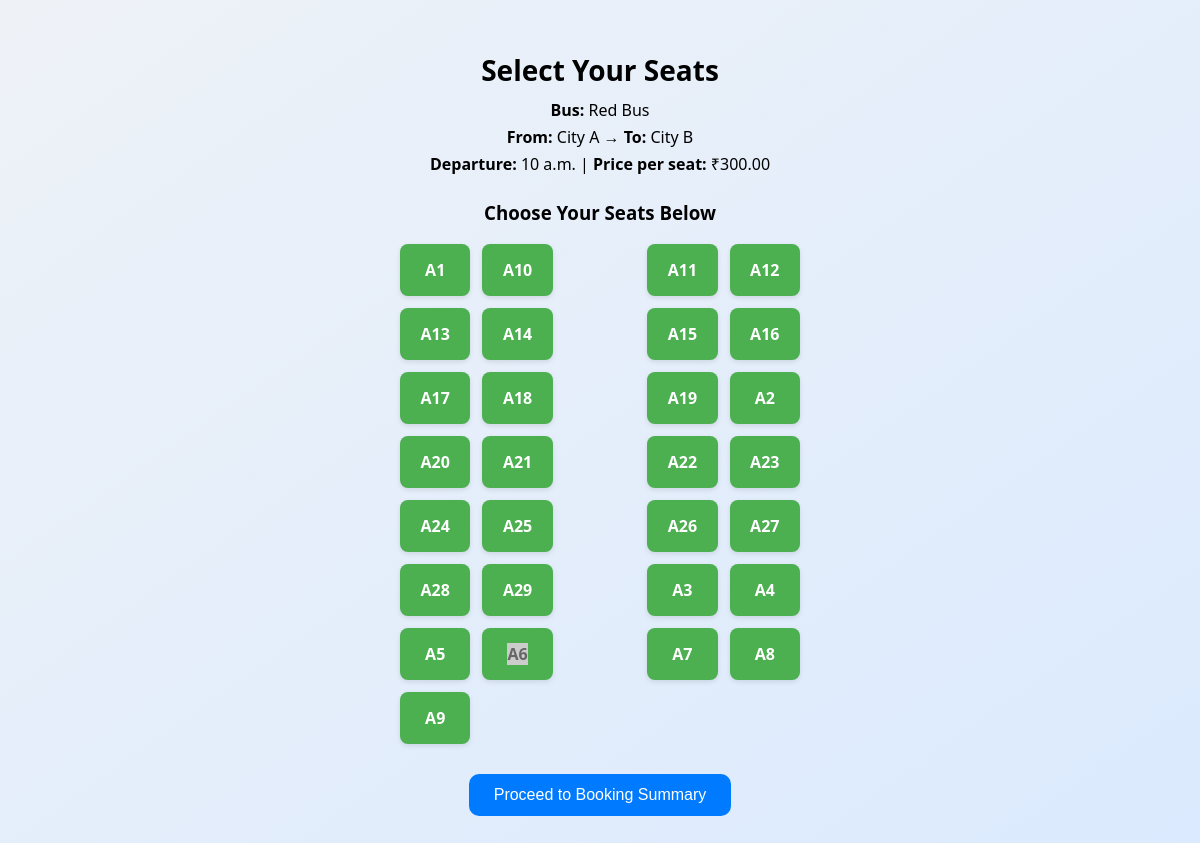
The page /seats/1/ (signed in) on the database as committed earlier.
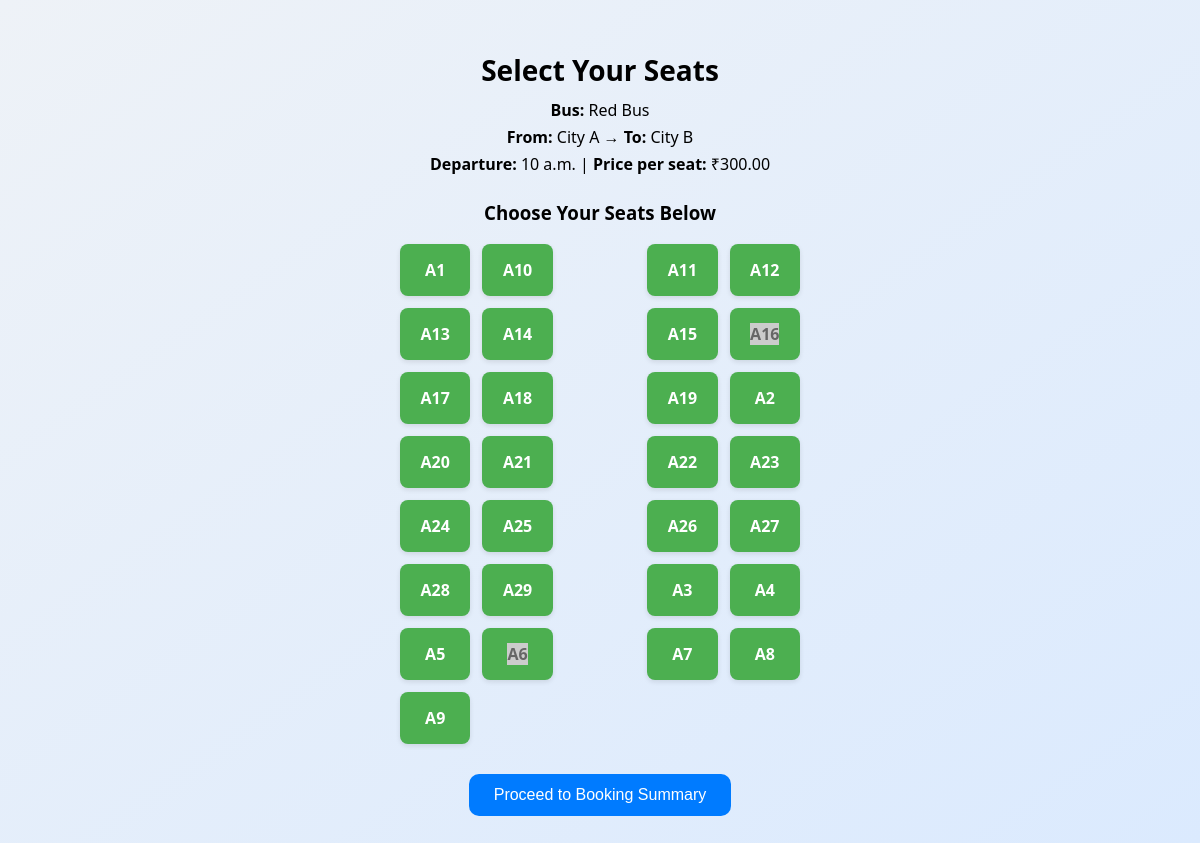
The same page on the database as committed later.
### Travel/models.py (models this page shows, shortened)
class Bus(models.Model):
    operator = models.CharField(max_length=100)
    source = models.CharField(max_length=100)
    destination = models.CharField(max_length=100)
    departure_time = models.TimeField()
    arrival_time = models.TimeField()
    price = models.DecimalField(max_digits=6, decimal_places=2)

class Seat(models.Model):
    bus = models.ForeignKey(Bus, on_delete=models.CASCADE)
    seat_number = models.CharField(max_length=10)
    is_booked = models.BooleanField(default=False)

### Travel/views.py (the view, shortened to what this page needs)
# urls.py: path('seats/<int:bus_id>/', views.view_seats, name='view_seats'),
def view_seats(request, bus_id):
    user_id = request.session.get('user_id')
    if not user_id:
        messages.error(request, "Please log in to book a seat.")
        return redirect('login_view')
    bus = get_object_or_404(Bus, id=bus_id)
    seats = Seat.objects.filter(bus=bus).order_by('seat_number')
    seat_map = []
    row = []
    for i, seat in enumerate(seats):
        row.append(seat)
        if (i + 1) % 4 == 0:
            seat_map.append(row[:2] + ['aisle'] + row[2:])
            row = []
    if row:
        seat_map.append(row)
    all_seats_booked = all(seat.is_booked for seat in seats)
    return render(request, 'view_seat.html', {
        'bus': bus,
        'seat_rows': seat_map,
        'all_seats_booked': all_seats_booked
    })

### Travel/templates/view_seat.html (shortened to what this page needs)
{% load static %}
<!DOCTYPE html>
<html>
<head>
</head>
<body>
    <h2>Select Your Seats</h2>
    <div class="bus-info">
        <p><strong>Bus:</strong> {{ bus.operator }}</p>
        <p><strong>From:</strong> {{ bus.source }} → <strong>To:</strong> {{ bus.destination }}</p>
        <p><strong>Departure:</strong> {{ bus.departure_time }} | <strong>Price per seat:</strong> ₹{{ bus.price }}</p>
    </div>
    {% if all_seats_booked %}
        <div class="full">⚠ Sorry, all seats on this bus are fully booked.</div>
        <a href="{% url 'bus_list' %}" class="back-link">🔙 Back to Bus List</a>
    {% else %}
        <form method="post">
            <h3>Choose Your Seats Below</h3>
            <div class="seat-grid">
                {% for row in seat_rows %}
                    {% for seat in row %}
                        {% if seat == 'aisle' %}
                            <div class="aisle">---</div>
                        {% elif seat %}
                            <div class="seat {% if seat.is_booked %}booked{% endif %}">
                                <label>
                                    <span>{{ seat.seat_number }}</span>
                                </label>
                            </div>
                        {% else %}
                            <div class="aisle"></div>
                        {% endif %}
                    {% endfor %}
                {% endfor %}
            </div>
            <button type="submit">Proceed to Booking Summary</button>
        </form>
    {% endif %}
</body>
</html>

### Travel/templates/view_seat.html (style rules this page uses)
body { font-family: 'Segoe UI', sans-serif; background: linear-gradient(to bottom right, #eef2f7, #dbeafe); padding: 20px; text-align: center; }
h2 { margin-bottom: 10px; font-size: 28px; }
.bus-info { margin-bottom: 25px; font-size: 16px; }
.bus-info p { margin: 5px 0; }
.seat-grid { display: grid; grid-template-columns: repeat(auto-fit, minmax(60px, 1fr)); max-width: 400px; gap: 12px; margin: 0 auto 30px; }
.seat { background: #4caf50; color: white; padding: 15px 0; border-radius: 8px; font-weight: bold; cursor: pointer; box-shadow: 0 2px 5px rgba(0,0,0,0.1); transition: transform 0.2s ease; }
.seat label { display: block; cursor: pointer; }
.booked span { background: #ccc !important; color: #666; cursor: not-allowed; }
button { padding: 12px 25px; background: #007bff; color: white; border: none; border-radius: 10px; font-size: 16px; cursor: pointer; transition: background 0.3s; }

Rows that differ between the two databases and show on the page:
changed Seat (number 8 of 29 on the later page): is_booked False → True (drawn)
